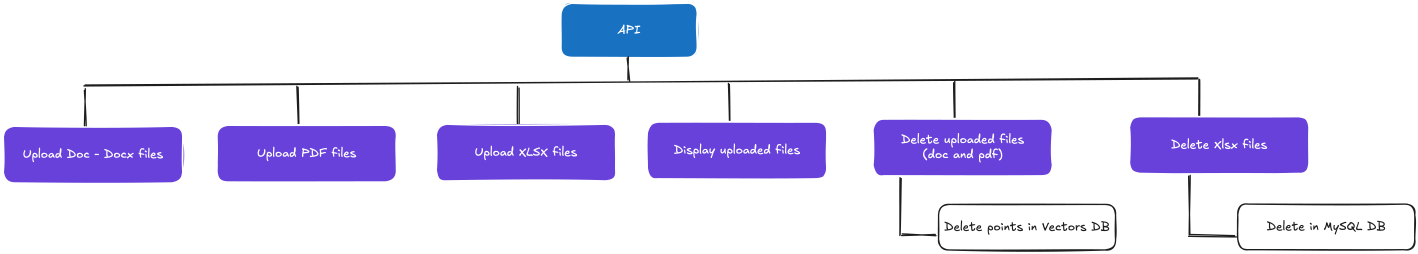
#> input picture imgs/API.png, 8508 x 1519 px (shown at 1/6 size)
$ python -i image_processor.py   (imports and definitions only)
#> lines starting #> are read from the running program, lines starting #| are printed output that depends on the picture
#> further down, picture is the input picture: PIL image 8508x1519 RGBA; mean R, G, B, A 223.5, 219.2, 244.6, 255
import cv2
import numpy as np
from pdf2image import convert_from_path
from PIL import Image
from concurrent.futures import ThreadPoolExecutor
from typing import List, Tuple
import logging
# Thiết lập logging
# [1 line not run here, left out]
logger = logging.getLogger(__name__)


class ImagePreprocessor:
    def __init__(self, dpi: int = 300, target_size: Tuple[int, int] = (1280, 1920)):
        """Khởi tạo tham số xử lý ảnh."""
        self.dpi = dpi
        self.target_size = target_size

    # [9 lines left out: function pdf_to_images, not called in this run]

    def process_page_to_numpy(self, pil_img: Image.Image) -> np.ndarray:
        """Chuyển PIL Image sang NumPy BGR và resize."""
        img_cv = np.array(pil_img.convert('RGB'))
        img_cv = cv2.cvtColor(img_cv, cv2.COLOR_RGB2BGR)
        resized_image = cv2.resize(img_cv, self.target_size, interpolation=cv2.INTER_AREA)
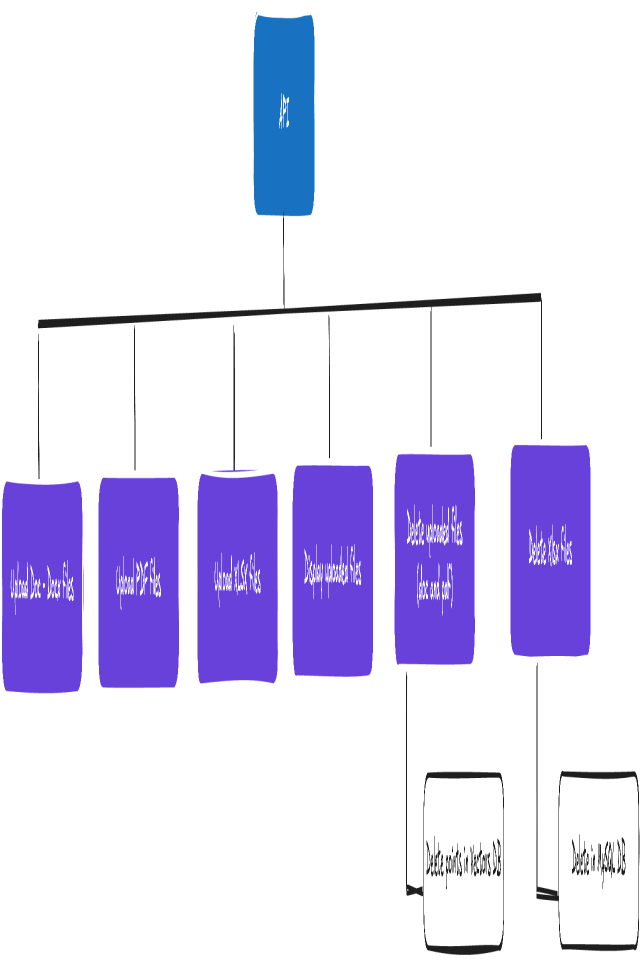
#> resized_image: shape (1920, 1280, 3) (shown at 1/2 size); mean B, G, R 244.6, 219.2, 223.5
        return resized_image

    # [36 lines left out: functions process_pages, split_image, merge_subimages, not called in this run]

>>> from PIL import Image
>>> picture = Image.open('../../../imgs/API.png')
>>> result = ImagePreprocessor().process_page_to_numpy(picture)

$ run again, on imgs/DOC_FLOW.png
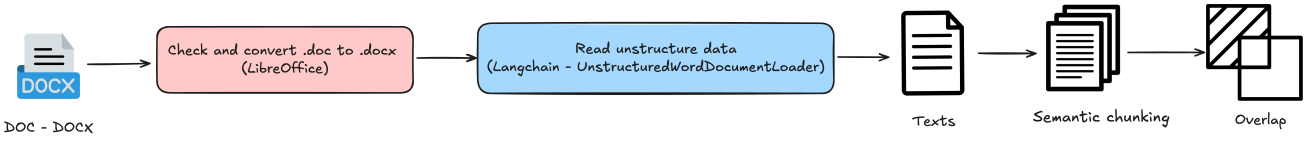
#> input picture imgs/DOC_FLOW.png, 6534 x 705 px (shown at 1/5 size)
#> picture is the input picture: PIL image 6534x705 RGBA; mean R, G, B, A 223.5, 226.2, 231.5, 255
#> in process_page_to_numpy, `resized_image = cv2.resize(img_cv, self.target_size, interpolation=cv2..`:
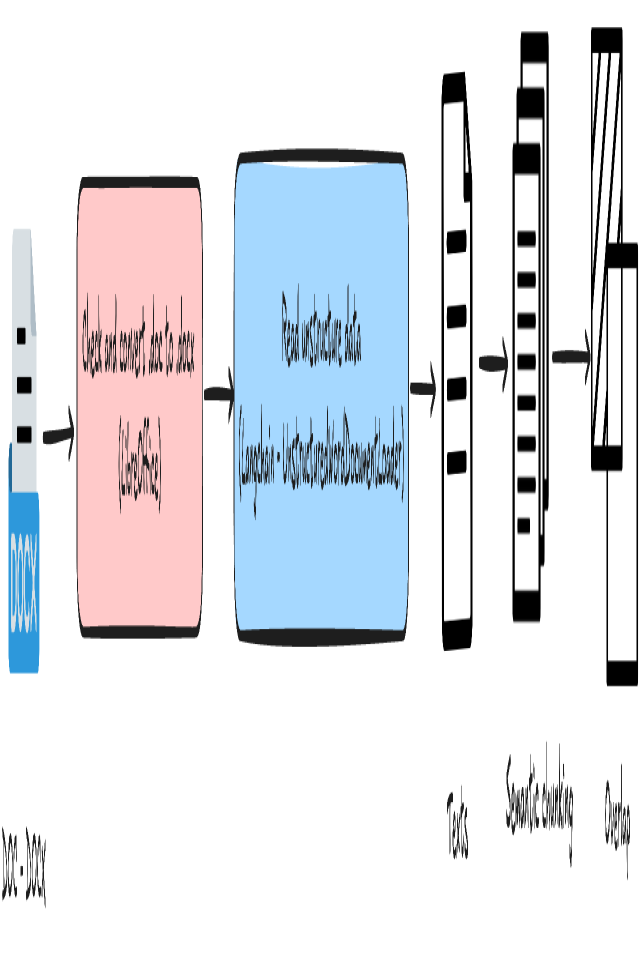
#> resized_image: shape (1920, 1280, 3) (shown at 1/2 size); mean B, G, R 231.6, 226.3, 223.7

$ run again, on imgs/PDF_FLOW.png
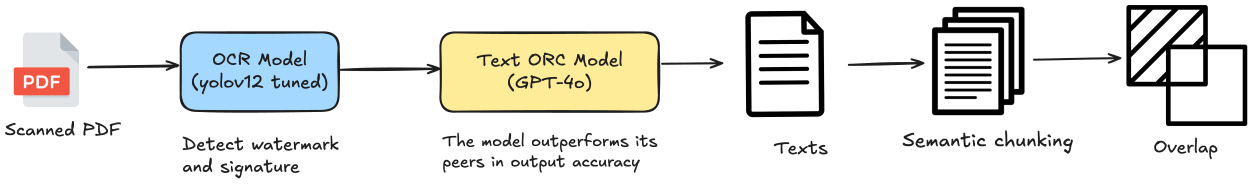
#> input picture imgs/PDF_FLOW.png, 5009 x 733 px (shown at 1/4 size)
#> picture is the input picture: PIL image 5009x733 RGBA; mean R, G, B, A 228.7, 228.9, 225.1, 255
#> in process_page_to_numpy, `resized_image = cv2.resize(img_cv, self.target_size, interpolation=cv2..`:
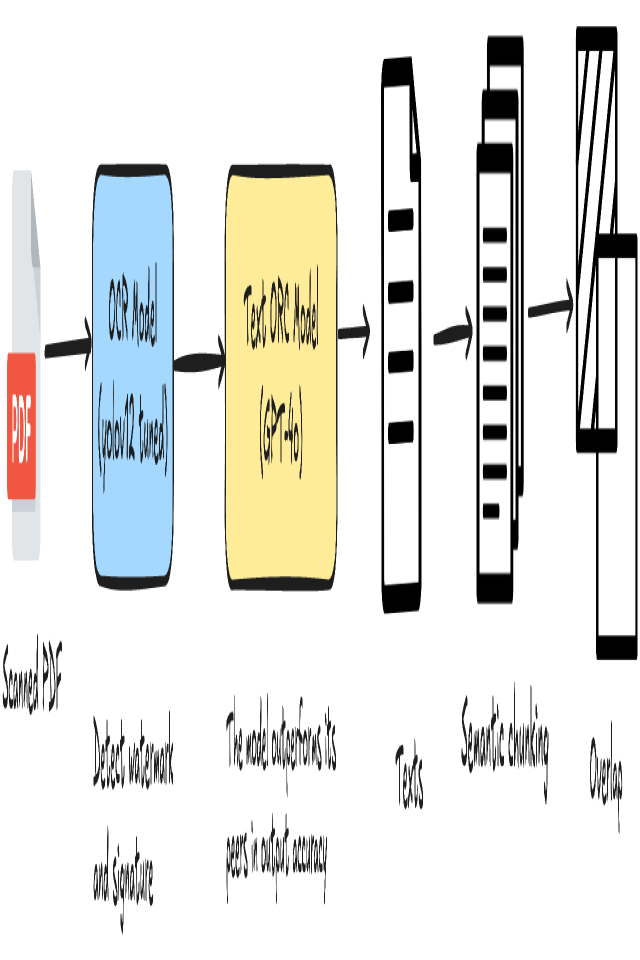
#> resized_image: shape (1920, 1280, 3) (shown at 1/2 size); mean B, G, R 225.1, 228.9, 228.7

$ run again, on imgs/RAG-flow1.png
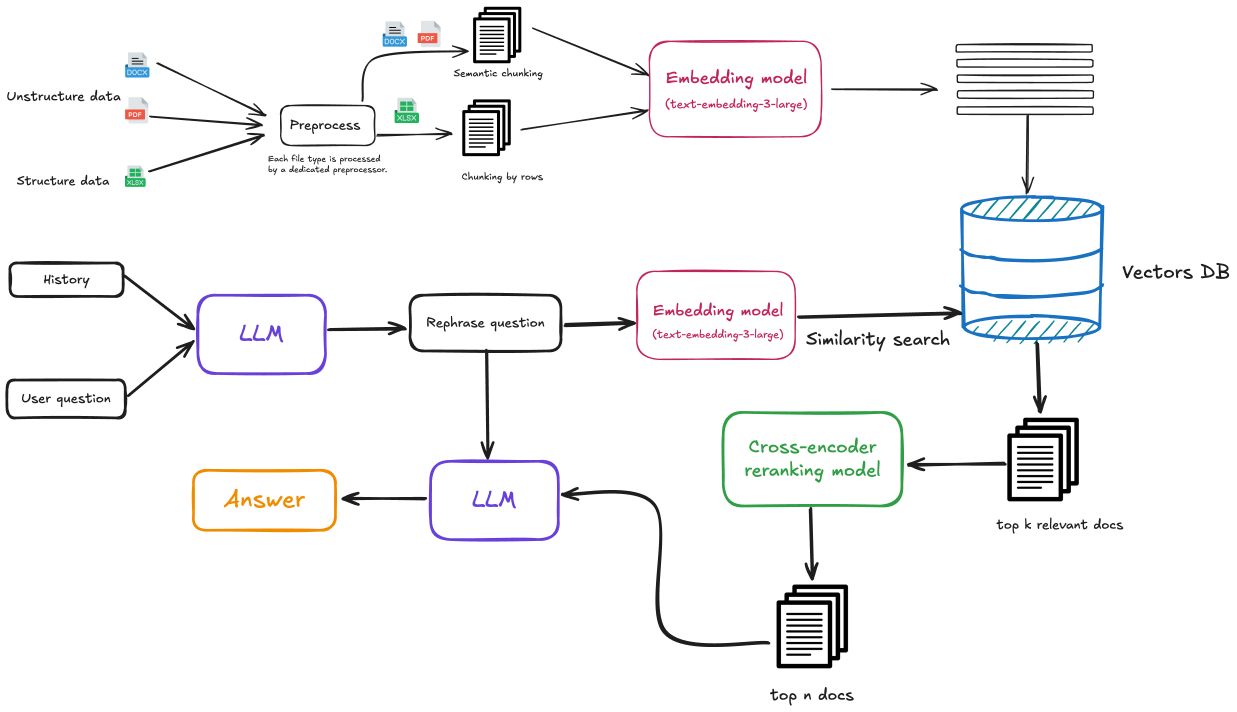
#> input picture imgs/RAG-flow1.png, 3710 x 2136 px (shown at 1/3 size)
#> picture is the input picture: PIL image 3710x2136 RGBA; mean R, G, B, A 245.5, 245.4, 245.9, 255
#> in process_page_to_numpy, `resized_image = cv2.resize(img_cv, self.target_size, interpolation=cv2..`:
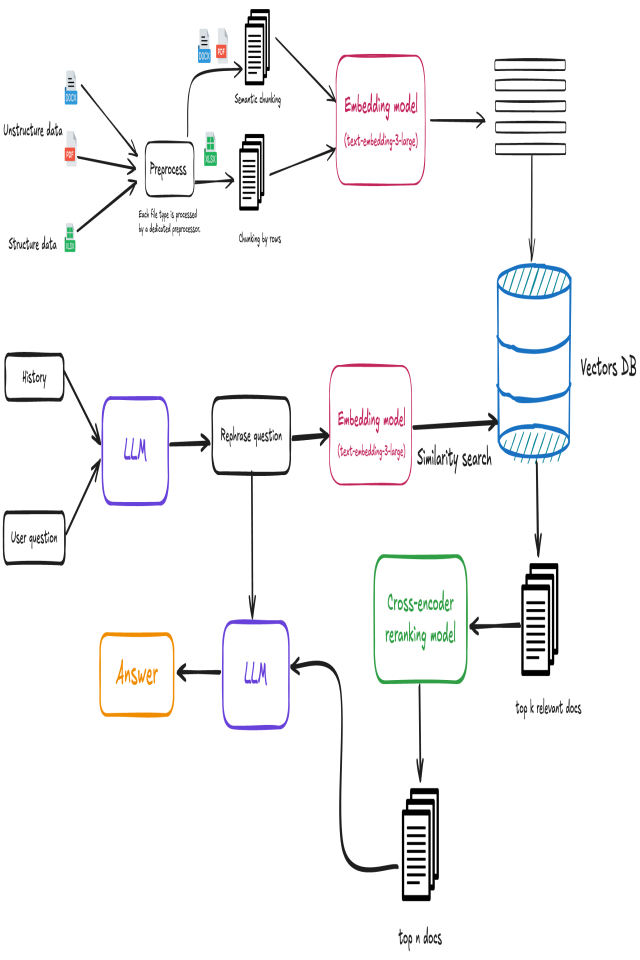
#> resized_image: shape (1920, 1280, 3) (shown at 1/2 size); mean B, G, R 245.9, 245.4, 245.5
